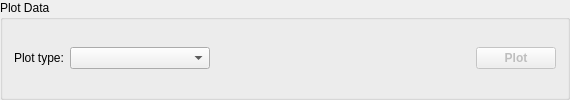
           <widget class="QGroupBox" name="groupBox_4">
            <property name="sizePolicy">
             <sizepolicy hsizetype="Preferred" vsizetype="Expanding">
              <horstretch>0</horstretch>
              <verstretch>0</verstretch>
             </sizepolicy>
            </property>
            <property name="title">
             <string>Plot Data</string>
            </property>
            <layout class="QGridLayout" name="gridLayout_2">
             <item row="0" column="0">
              <layout class="QHBoxLayout" name="horizontalLayout">
               <property name="sizeConstraint">
                <enum>QLayout::SetDefaultConstraint</enum>
               </property>
               <item>
                <widget class="QLabel" name="label_2">
                 <property name="maximumSize">
                  <size>
                   <width>100000</width>
                   <height>16777215</height>
                  </size>
                 </property>
                 <property name="toolTip">
                  <string>Select the type of plot.</string>
                 </property>
                 <property name="text">
                  <string>Plot type:</string>
                 </property>
                </widget>
               </item>
               <item>
                <widget class="QComboBox" name="frontPlotFuncs">
                 <property name="sizePolicy">
                  <sizepolicy hsizetype="Expanding" vsizetype="Fixed">
                   <horstretch>0</horstretch>
                   <verstretch>0</verstretch>
                  </sizepolicy>
                 </property>
                 <property name="minimumSize">
                  <size>
                   <width>140</width>
                   <height>0</height>
                  </size>
                 </property>
                 <property name="maximumSize">
                  <size>
                   <width>16777215</width>
                   <height>16777215</height>
                  </size>
                 </property>
                </widget>
               </item>
               <item>
                <spacer name="horizontalSpacer_12">
                 <property name="orientation">
                  <enum>Qt::Horizontal</enum>
                 </property>
                 <property name="sizeType">
                  <enum>QSizePolicy::Expanding</enum>
                 </property>
                 <property name="sizeHint" stdset="0">
                  <size>
                   <width>260</width>
                   <height>20</height>
                  </size>
                 </property>
                </spacer>
               </item>
               <item>
                <widget class="QPushButton" name="frontPlotButton">
                 <property name="enabled">
                  <bool>false</bool>
                 </property>
                 <property name="maximumSize">
                  <size>
                   <width>100</width>
                   <height>16777215</height>
                  </size>
                 </property>
                 <property name="font">
                  <font>
                   <weight>75</weight>
                   <bold>true</bold>
                  </font>
                 </property>
                 <property name="text">
                  <string>Plot</string>
                 </property>
                </widget>
               </item>
              </layout>
             </item>
            </layout>
           </widget>
